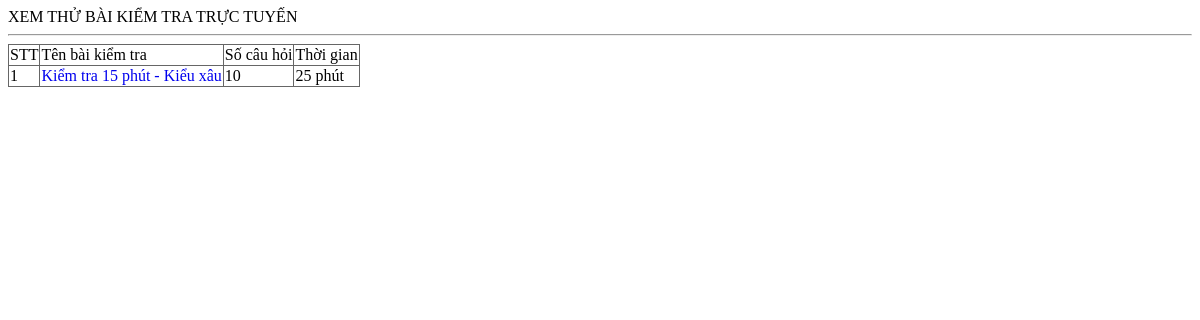
Page /qli/preview.php on the committed database.
### tables this page shows
CREATE TABLE IF NOT EXISTS `tn_kiemtra` (
  `maso` int(11) unsigned NOT NULL AUTO_INCREMENT,
  `kichhoat` tinyint(1) NOT NULL DEFAULT '1',
  `cauhoi` varchar(250) NOT NULL COMMENT 'Các câu hỏi',
  `socau` tinyint(2) unsigned NOT NULL DEFAULT '10' COMMENT 'Số câu trong bài KT',
  `sogiay` smallint(5) unsigned NOT NULL DEFAULT '300' COMMENT 'Số giây làm bài',
  `lop` tinyint(1) NOT NULL DEFAULT '0' COMMENT 'Khối lớp',
  `tenbai` varchar(250) NOT NULL,
  `ngaylam` timestamp NOT NULL DEFAULT CURRENT_TIMESTAMP,
  PRIMARY KEY (`maso`)
);

### qli/preview.php (the view, shortened to what this page needs)
<?php
echo "<html><head><title>Xem thử bài trắc nghiệm</title>";
echo "<link rel='stylesheet' type='text/css' href='mystyles.css' media='screen' /><style></style>";
echo "</head><body>";
echo "XEM THỬ BÀI KIỂM TRA TRỰC TUYẾN<hr/>";
$demuc=isset($_GET['no']);
$codapan=isset($_GET['da']);
$luotchon=isset($_GET['lc']);
$random =isset($_GET['rand']);
	if (isset($_GET['id'])) {
		$bai = intval($_GET['id']);
		$sql = "select * from tn_kiemtra where maso=$bai";
		$result=mysql_query($sql);
		if (mysql_num_rows($result)) {
			$data = mysql_fetch_array($result);
			$sql = "select * from tn_cauhoi where maso in (".layCaccauhoi($data['lop'],$data['chuong'],$data['bai'],$data['cau']).") ".($random?"order by rand();":"");
			$result = mysql_query($sql);
			$ch=1;
			echo "<div id='baikiemtra' >";
			while ($data = mysql_fetch_array($result)) {
				echo "<div class='cau' >";
				echo "<br/><div class='cauhoi'><a href='cauhoi.php?act=view&id=".$data['maso']."'>";
				echo ($ch++).".</a> ".showBBcodes($data['noidung'])."<br/>";
				echo "</div>";
				echo "<div class='traloi'>";
				$sql = "select * from tn_traloi where cauhoi=".$data['maso']." order by thutu+rand()";
				$result2 = mysql_query($sql) or die(mysql_error());
				$pa=1;
				while ($data2 = mysql_fetch_array($result2)) {
					echo "<div class='phuongan";
					if ($codapan) echo $data2['dung'];
					echo "'>";
					if (!$demuc) echo "<span>".chr(64+$pa++)."</span>. ";
					echo showBBcodes($data2['noidung']);
					if ($luotchon) echo " <span>(".$data2['luotchon'].")</span>";
					echo "</div>";
				}
				echo "</div>";
				echo "</div>";
			}
			echo "</div>";
		}
		else {
			echo "Không có bài kiểm tra";
		}
	}
	else {
		$sql = "select * from tn_kiemtra";
		$result = mysql_query($sql);
		echo "<table border='1'>";
		echo "<tr><td>STT</td><td>Tên bài kiểm tra</td><td>Số câu hỏi</td><td>Thời gian</td></tr>";
		$i=1;
		while ($data=mysql_fetch_array($result)) {
			echo "<tr>";
			echo "<td>".$i++."</td>";
			echo "<td><a href='?id=".$data['maso']."'>".$data['tenbai']."</a></td>\n";
			echo "<td>".$data['socau']."</td>";
			echo "<td>".intval($data['sogiay']/60)." phút"."</td>";
			echo "</tr>";
		}
		echo "</table>";
	}
echo "</body></html>";
?>

### qli/mystyles.css (style rules this page uses)
table { border-width: 1px; border-color: #666666; border-collapse: collapse; }
table td { border-width: 1px; border-style: solid; border-color: #666666; }
a { text-decoration: none; }

### rows in the picture
tn_kiemtra: tenbai "Kiểm tra 15 phút - Kiểu xâu", socau "10", $data['sogiay']/60 "25"
